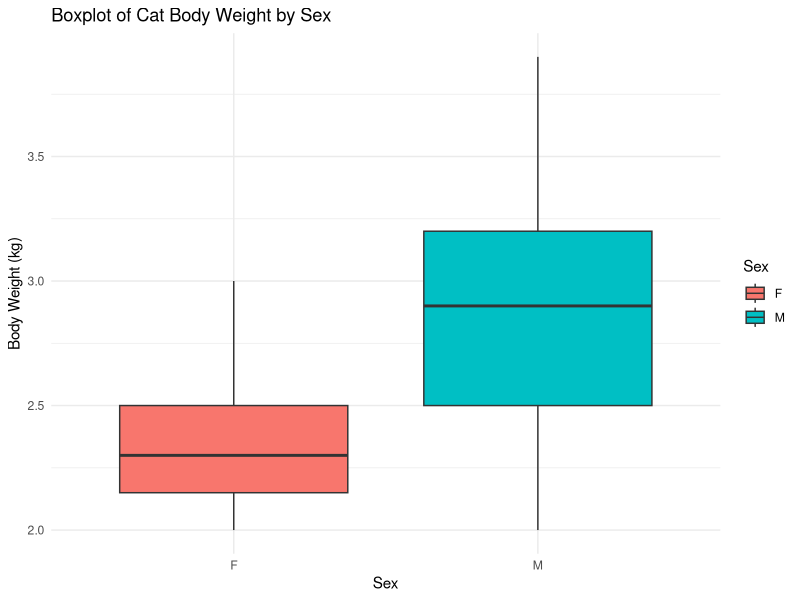
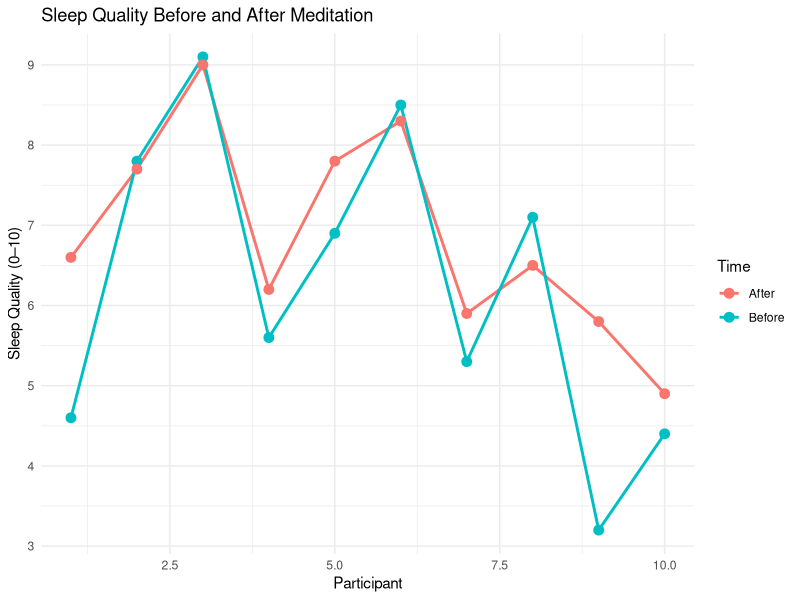
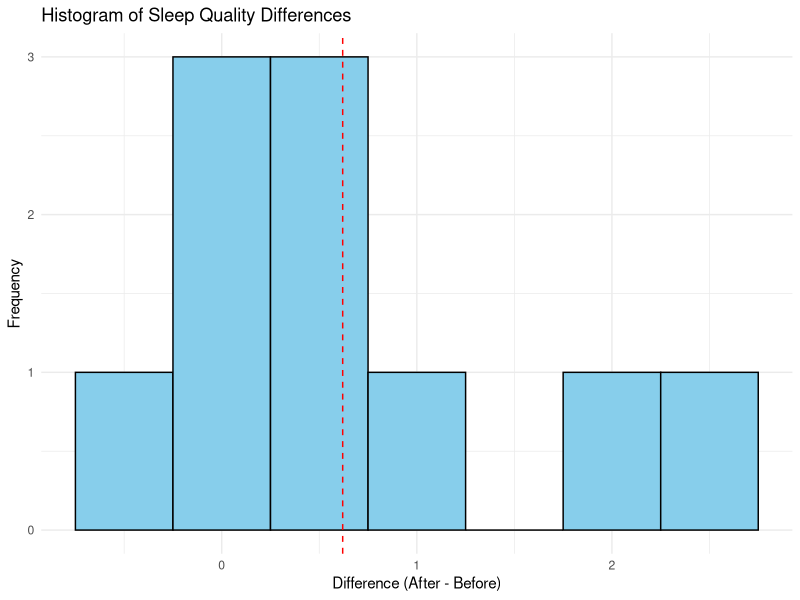

Source code (R) for these figures, in order:
# Week 4
# ALY 6010 
# Vimlesh Sonawane

# Load necessary libraries
library(MASS)
library(ggplot2)

# -----------------------------------
# PART 1: Two-Sample T-Test (Cats Dataset)
# -----------------------------------

# Explore the structure of the dataset
str(cats)

# Subset male and female data
male <- subset(cats, Sex == "M")
female <- subset(cats, Sex == "F")

# Perform Welch’s Two-Sample T-Test (unequal variance)
t_test_cats <- t.test(male$Bwt, female$Bwt, var.equal = FALSE)
print("=== Two-Sample T-Test Result (Cats Dataset) ===")
print(t_test_cats)

# Boxplot of Body Weight by Sex
ggplot(cats, aes(x = Sex, y = Bwt, fill = Sex)) +
  geom_boxplot() +
  labs(title = "Boxplot of Cat Body Weight by Sex",
       x = "Sex",
       y = "Body Weight (kg)") +
  theme_minimal()

# -----------------------------------
# PART 2: Paired T-Test (Sleep Quality)
# -----------------------------------

# Sleep quality scores
before <- c(4.6, 7.8, 9.1, 5.6, 6.9, 8.5, 5.3, 7.1, 3.2, 4.4)
after  <- c(6.6, 7.7, 9.0, 6.2, 7.8, 8.3, 5.9, 6.5, 5.8, 4.9)

# Perform Paired T-Test (one-tailed)
t_test_sleep <- t.test(after, before, paired = TRUE, alternative = "greater")
print("=== Paired T-Test Result (Sleep Quality) ===")
print(t_test_sleep)

# Line Plot: Sleep Quality Before and After
participants <- 1:10
sleep_df <- data.frame(
  Participant = rep(participants, 2),
  Score = c(before, after),
  Time = rep(c("Before", "After"), each = 10)
)

ggplot(sleep_df, aes(x = Participant, y = Score, color = Time, group = Time)) +
  geom_line(size = 1) +
  geom_point(size = 3) +
  labs(title = "Sleep Quality Before and After Meditation",
       x = "Participant",
       y = "Sleep Quality (0–10)") +
  theme_minimal()

# Histogram: Difference in Sleep Quality
diffs <- after - before
diff_df <- data.frame(Difference = diffs)

ggplot(diff_df, aes(x = Difference)) +
  geom_histogram(binwidth = 0.5, fill = "skyblue", color = "black") +
  geom_vline(aes(xintercept = mean(Difference)), color = "red", linetype = "dashed") +
  labs(title = "Histogram of Sleep Quality Differences",
       x = "Difference (After - Before)",
       y = "Frequency") +
  theme_minimal()
